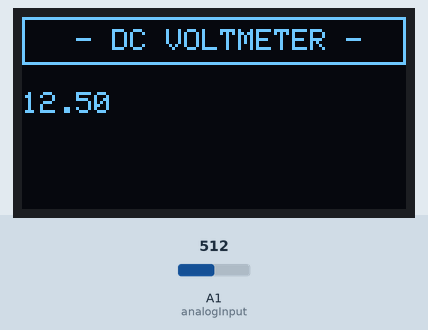
The sketch below on a simulated Arduino Uno, built with avr-gcc and run on an emulated ATmega328P. Parts: 128×64 one-colour display. The inputs (shaded band) are chosen by the test bench; at power-on: A1 (analogInput) = 512. The display library's start-up logo is not drawn; what the sketch prints to the serial monitor is not drawn.

Above: at 1.3 s.
1.4 s: A1 (analogInput) set to 716
At 3.0 s:
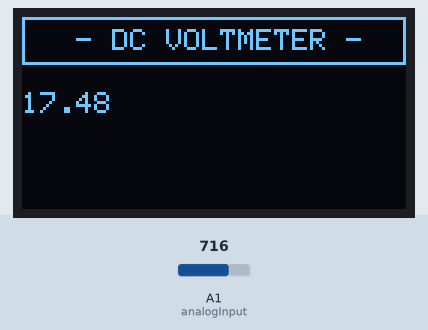
4.1 s: A1 (analogInput) set to 900
At 5.6 s:
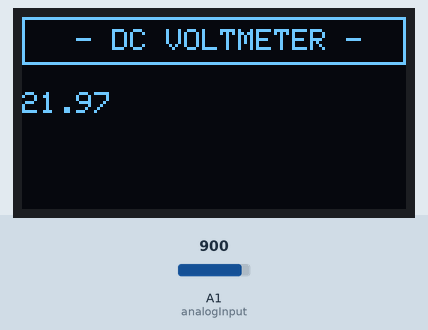
6.8 s: A1 (analogInput) set to 1023
At 9.5 s:
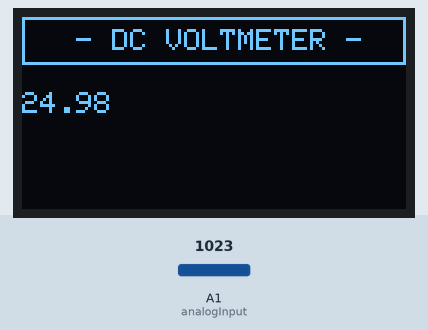
Timing chart, 0 to 11.0 s (numbered marks = the images above; inputs shaded):
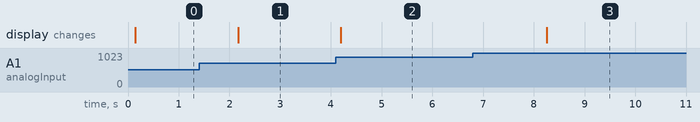

Measured:
- after the input at 1.4 s, the display: changes after 0.77 s (image 1)
- after the input at 4.1 s, the display: changes after 0.10 s (image 2)
- after the input at 6.8 s, the display: changes after 1.5 s (image 3)

The sketch:

Display.ino
```cpp
#include <SPI.h>
#include <Wire.h>
#include <Adafruit_GFX.h>
#include <Adafruit_SSD1306.h>

#define OLED_RESET          A4

#define SSD1306_WHITE 1
#define SSD1306_BLACK 0
#define SSD1306_INVERSE 2

Adafruit_SSD1306 display(OLED_RESET);

int analogInput = A1;

void setup() {
  pinMode(analogInput, INPUT);

  Serial.begin(9600);
  Serial.println("DC VOLTMETER");

  display.begin(SSD1306_SWITCHCAPVCC, 0x3C);

  display.display();
  display.clearDisplay();

  display.display();

  display.drawRect(0, 0,  128 , 16, SSD1306_WHITE);
  display.setTextColor(SSD1306_WHITE, SSD1306_BLACK);
  display.setTextSize(1);
  display.setCursor(18, 4);
  display.println("- DC VOLTMETER -");
  display.display();
}

float vout = 0.0;
float vin = 0.0;

float R1 = 30000.0;
float R2 = 7500.0;

int value = 0;

void loop() {

  value = analogRead(analogInput);
  vout = (value * 5.0) / 1024.0;
  vin = vout / (R2 / (R1 + R2));

  Serial.print("INPUT Voltage= ");
  Serial.println(vin, 2);

  display.setTextSize(1);
  display.setCursor(0, 25);
//  display.println("INPUT Voltage");

//  display.setTextSize(2);
//  display.setCursor(0, 35);
  display.println(vin, 2);
//  display.setCursor(1, 25);
//  display.println("V");
  display.display();

  delay(2000);


}
```
